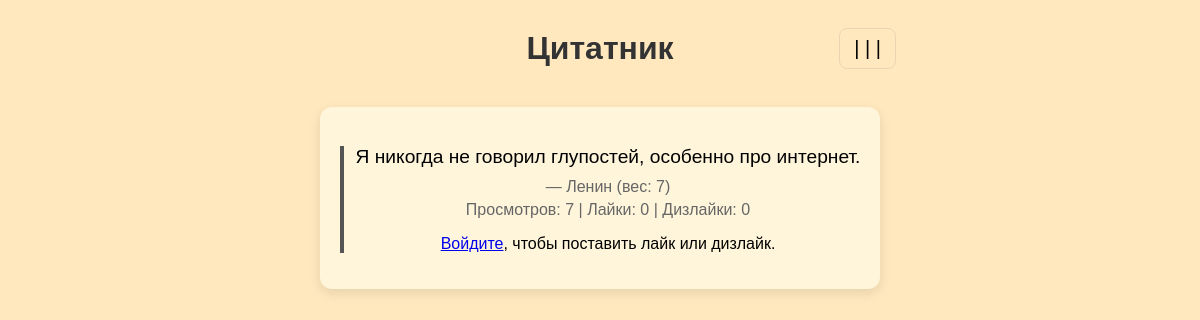
The page / on the database its author committed.
### quotes/models.py (models this page shows, shortened)
class Quote(models.Model):
    source = models.ForeignKey(Source, on_delete=models.CASCADE, related_name='quotes')
    text = models.TextField(unique=True)
    weight = models.PositiveIntegerField(default=1)
    views = models.PositiveIntegerField(default=0)
    likes = models.IntegerField(default=0)
    dislikes = models.IntegerField(default=0)
    created_at = models.DateTimeField(auto_now_add=True)
    class Meta:
        ordering = ['-likes', '-views']

class Source(models.Model):
    SOURCE_TYPES = [
        ('book', 'Книга'),
        ('movie', 'Фильм'),
        ('series', 'Сериал'),
        ('other', 'Другое'),
    ]
    name = models.CharField(max_length=200, unique=True)
    type = models.CharField(max_length=20, choices=SOURCE_TYPES, default='other')

### quotes/views.py (the view)
# urls.py: path('', views.index, name='index'),
def index(request):
    qs = list(Quote.objects.all())
    if not qs:
        return render(request, 'quotes/index.html', {'quote': None})
    quote = pick_weighted_random(qs)
    with transaction.atomic():
        Quote.objects.filter(pk=quote.pk).update(views=models.F('views') + 1)
        quote = Quote.objects.get(pk=quote.pk)
    return render(request, 'quotes/index.html', {'quote': quote})

### quotes/views.py (called while the page is built)
def pick_weighted_random(quotes):
    weights = [q.weight for q in quotes]
    chosen = random.choices(quotes, weights=weights, k=1)[0]
    return chosen

### quotes/templates/quotes/index.html
{% extends 'quotes/base.html' %}
{% block content %}
    {% if quote %}
        <div class="quote-container">
            <article class="quote">
                <p class="text">{{ quote.text }}</p>
                <p class="meta">— {{ quote.source.name }} (вес: {{ quote.weight }})</p>
                <p class="meta">
                    Просмотров: {{ quote.views }} |
                    Лайки: <span id="likes">{{ quote.likes }}</span> |
                    Дизлайки: <span id="dislikes">{{ quote.dislikes }}</span>
                </p>
                {% if user.is_authenticated %}
                    <form id="vote-form" method="post" action="{% url 'quotes:vote_quote' quote.pk %}">
                        {% csrf_token %}
                        <button type="button" data-action="like">👍 Лайк</button>
                        <button type="button" data-action="dislike">👎 Дизлайк</button>
                    </form>
                    <script>
                        const form = document.getElementById('vote-form');
                        const csrfToken = form.querySelector('input[name=csrfmiddlewaretoken]').value;
                        document.querySelectorAll('#vote-form button').forEach(btn => {
                            btn.addEventListener('click', function () {
                                const data = new FormData();
                                data.append('action', this.dataset.action);
                                fetch(form.action, {
                                    method: 'POST',
                                    headers: {
                                        'X-Requested-With': 'XMLHttpRequest',
                                        'X-CSRFToken': csrfToken
                                    },
                                    body: data
                                })
                                .then(r => r.json())
                                .then(j => {
                                    document.getElementById('likes').textContent = j.likes;
                                    document.getElementById('dislikes').textContent = j.dislikes;
                                });
                            });
                        });
                    </script>
                {% else %}
                    <p><a href="{% url 'login' %}">Войдите</a>, чтобы поставить лайк или дизлайк.</p>
                {% endif %}
            </article>
        </div>
    {% else %}
        <p>Цитат ещё нет. <a href="{% url 'quotes:add_quote' %}">Добавьте первую</a>.</p>
    {% endif %}
{% endblock %}

### quotes/static/quotes/styles.css (style rules this page uses)
body { margin: 0; min-height: 100vh; display: flex; flex-direction: column; align-items: center; background: #ffe8be; font-family: Arial, sans-serif; }
.quote-container { text-align: center; max-width: 600px; padding: 20px; background: rgb(255, 245, 219); border-radius: 12px; box-shadow: 0 4px 12px rgba(0,0,0,0.1); }
.quote { border-left: 4px solid #555; padding-left: 12px; }
.text { font-size: 1.2rem; margin-bottom: 10px; }
.meta { color: #666; margin: 5px 0; }

### rows shown on the page
Quote: text "Я никогда не говорил глупостей, особенно про интернет.", source.name "Ленин", weight "7", views "7", likes "0", dislikes "0"
